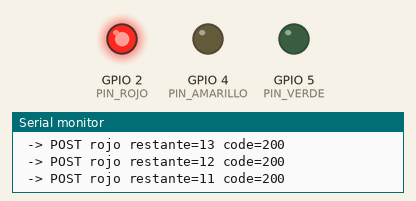
The sketch below on a simulated ESP32. Shown: output pins drawn as LEDs (lit = HIGH), the last lines printed to the serial monitor. WiFi joins after 1.5 s; servers stay silent unless stated; uploads are accepted with an empty reply.

Above: at 13.5 s.
At 34.5 s:
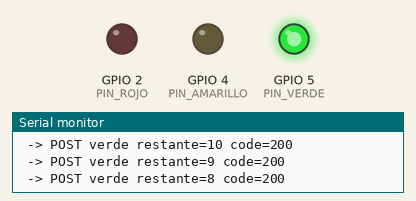
At 46.5 s:
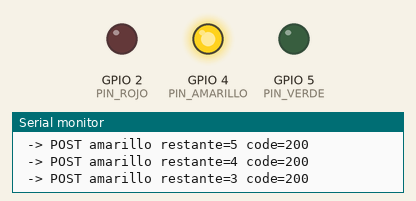
Timing chart, 0 to 63.9 s (numbered marks = the images above):
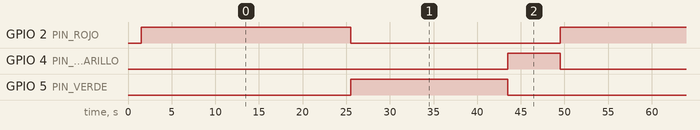

The sketch:

semaforo_esp32.ino
```cpp
/*
  Semaforo ESP32 — secuencia rojo (20s) -> verde (15s) -> amarillo (5s)
  Rojo     -> GPIO 2 (pedido)
  Amarillo -> GPIO 4 (libre elección)
  Verde    -> GPIO 5 (libre elección)

  En cada cambio de luz y cada segundo manda la señal al servidor:
    POST http://<IP_DE_TU_PC>:8000/api/update
    Body: {"luz":"rojo","restante":19,"duracion":20}

  La página web hace GET /api/status cada 500 ms y muestra
  la luz activa + cuenta regresiva.

  Librerías: WiFi + HTTPClient (incluidas en el core de ESP32).
*/

#include <WiFi.h>
#include <HTTPClient.h>

// ---- CONFIGURA ESTO ----
const char* WIFI_SSID = "TU_WIFI";
const char* WIFI_PASS = "TU_PASSWORD";
const char* SERVER_URL = "http://192.168.1.50:8000/api/update"; // IP de tu PC

// ---- Pines y duraciones (segundos) ----
const int PIN_ROJO = 2;        // pedido
const int PIN_AMARILLO = 4;
const int PIN_VERDE = 5;

const int T_ROJO = 20;         // pedido
const int T_AMARILLO = 5;      // pedido
const int T_VERDE = 15;        // pedido

void encenderSolo(int pin) {
  digitalWrite(PIN_ROJO, LOW);
  digitalWrite(PIN_AMARILLO, LOW);
  digitalWrite(PIN_VERDE, LOW);
  digitalWrite(pin, HIGH);
}

void avisarServidor(const char* luz, int restante, int duracion) {
  if (WiFi.status() != WL_CONNECTED) return;
  HTTPClient http;
  http.begin(SERVER_URL);
  http.addHeader("Content-Type", "application/json");
  String body = String("{\"luz\":\"") + luz +
                String("\",\"restante\":") + restante +
                String(",\"duracion\":") + duracion + String("}");
  int code = http.POST(body);
  Serial.printf(" -> POST %s restante=%d code=%d\n", luz, restante, code);
  http.end();
}

// Corre una fase: prende el pin, avisa cada segundo para la cuenta regresiva
void fase(const char* nombre, int pin, int segundos) {
  Serial.printf("[%s] ON pin %d durante %ds\n", nombre, pin, segundos);
  encenderSolo(pin);
  for (int queda = segundos; queda > 0; queda--) {
    avisarServidor(nombre, queda, segundos);
    delay(1000);
  }
}

void setup() {
  Serial.begin(115200);
  pinMode(PIN_ROJO, OUTPUT);
  pinMode(PIN_AMARILLO, OUTPUT);
  pinMode(PIN_VERDE, OUTPUT);

  WiFi.begin(WIFI_SSID, WIFI_PASS);
  Serial.print("Conectando WiFi");
  while (WiFi.status() != WL_CONNECTED) { delay(500); Serial.print("."); }
  Serial.println("\nWiFi OK, IP: " + WiFi.localIP().toString());
}

void loop() {
  fase("rojo", PIN_ROJO, T_ROJO);          // 20 s
  fase("verde", PIN_VERDE, T_VERDE);       // 15 s
  fase("amarillo", PIN_AMARILLO, T_AMARILLO); // 5 s
}
```

Measured:
- by itself, GPIO 2 (PIN_ROJO): alternates HIGH for 24.0 s and LOW for 24.0 s
- by itself, GPIO 4 (PIN_AMARILLO): alternates HIGH for 6.0 s and LOW for 42.0 s
- by itself, GPIO 5 (PIN_VERDE): alternates HIGH for 18.0 s and LOW for 30.0 s
